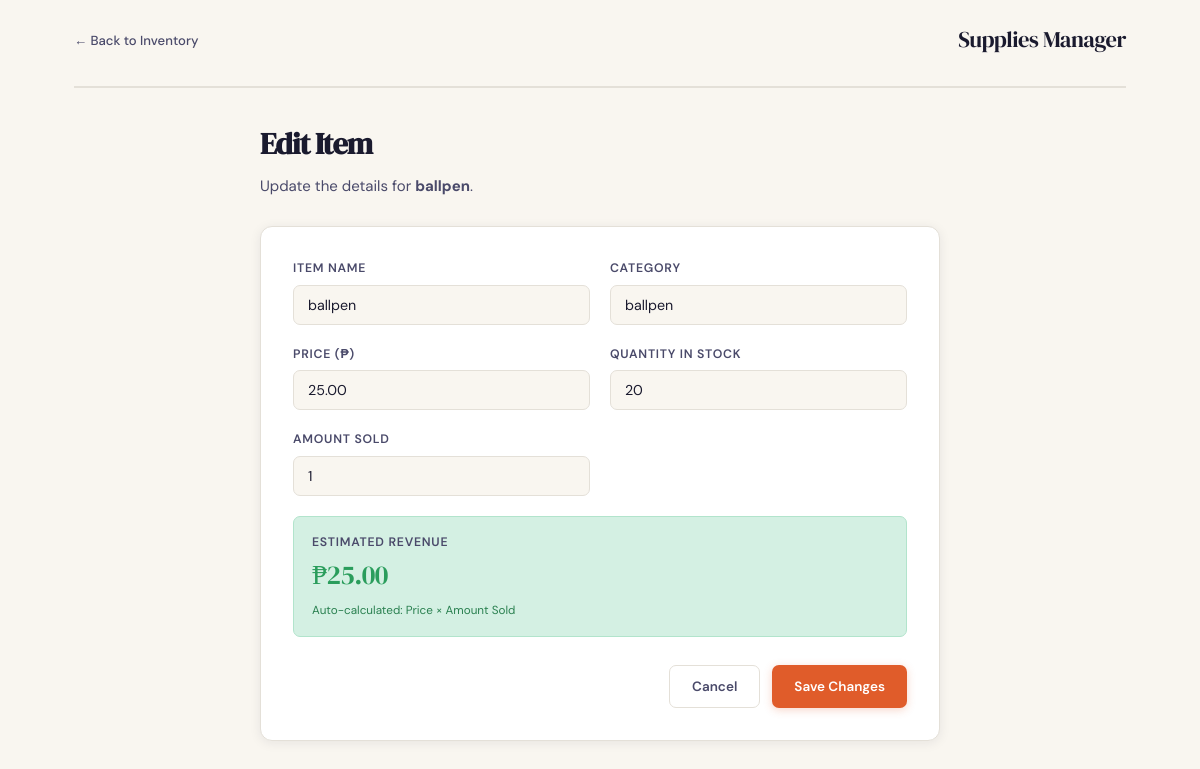
/edit.php?id=10, run on the app's committed database.
### tables this page shows
CREATE TABLE `supplies` (
  `id`          INT(11)          NOT NULL,
  `item`        VARCHAR(100)     DEFAULT NULL,
  `category`    VARCHAR(100)     DEFAULT NULL,
  `quantity`    INT(11)          DEFAULT NULL,
  `price`       DECIMAL(10, 2)   DEFAULT NULL,    
  `amount_sold` INT(11)          DEFAULT NULL,
  `revenue`     DECIMAL(10, 2)   DEFAULT NULL     
);

### edit.php (the view, shortened to what this page needs)
<?php
include 'database.php';
$id = intval($_GET['id']);
$stmt = $conn->prepare("SELECT * FROM supplies WHERE id = ?");
$stmt->bind_param("i", $id);
$stmt->execute();
$result = $stmt->get_result();
$row = $result->fetch_assoc();
?>
<!DOCTYPE html>
<html lang="en">
<head>
    <link rel="stylesheet" href="style.css">
</head>
<body>
    <div class="page-wrapper">
        <nav class="topbar">
            <a href="index.php" class="nav-back">← Back to Inventory</a>
            <span class="nav-title">Supplies Manager</span>
        </nav>
        <div class="form-container">
            <div class="form-header">
                <h1>Edit Item</h1>
                <p>Update the details for <strong><?php echo htmlspecialchars($row['item']); ?></strong>.</p>
            </div>
            <form method="POST" class="supply-form">
                <div class="form-grid">
                    <div class="form-group">
                        <label for="item">Item Name</label>
                        <input type="text" id="item" name="item" required
                               value="<?php echo htmlspecialchars($row['item']); ?>">
                    </div>
                    <div class="form-group">
                        <label for="category">Category</label>
                        <input type="text" id="category" name="category" required
                               value="<?php echo htmlspecialchars($row['category']); ?>">
                    </div>
                    <div class="form-group">
                        <label for="price">Price (₱)</label>
                        <input type="number" id="price" name="price" step="0.01" min="0.01" required
                               value="<?php echo htmlspecialchars($row['price']); ?>"
                               oninput="calcRevenue()">
                    </div>
                    <div class="form-group">
                        <label for="quantity">Quantity in Stock</label>
                        <input type="number" id="quantity" name="quantity" min="0" required
                               value="<?php echo htmlspecialchars($row['quantity']); ?>">
                    </div>
                    <div class="form-group">
                        <label for="amount_sold">Amount Sold</label>
                        <input type="number" id="amount_sold" name="amount_sold" min="0" required
                               value="<?php echo htmlspecialchars($row['amount_sold']); ?>"
                               oninput="calcRevenue()">
                    </div>
                    <div class="form-group revenue-preview">
                        <label>Estimated Revenue</label>
                        <div class="revenue-display" id="revenueDisplay">
                            ₱<?php echo number_format($row['revenue'], 2); ?>
                        </div>
                        <small>Auto-calculated: Price × Amount Sold</small>
                    </div>
                </div>
                <div class="form-actions">
                    <a href="index.php" class="btn btn-secondary">Cancel</a>
                    <button type="submit" name="update" class="btn btn-primary">Save Changes</button>
                </div>
            </form>
        </div>
    </div>
</body>
</html>

### style.css (style rules this page uses)
*, *::before, *::after { box-sizing: border-box; margin: 0; padding: 0; }
:root { --cream: #f9f6f0; --paper: #ffffff; --ink: #1a1a2e; --ink-soft: #4a4a6a; --accent: #e05c2a; --accent-lt:#fde8df; --green: #2a9d5c; --green-lt: #d4f0e3; --border: #e4e0d8; --shadow: 0 2px 12px rgba(26,26,46,0.08); --shadow-lg:0 8px 32px rgba(26,26,46,0.13); --radius: 12px; --radius-sm:7px; --font-display: 'DM Serif Display', Georgia, serif; --font-body: 'DM Sans', sans-serif; }
html, body { min-height: 100vh; background: var(--cream); font-family: var(--font-body); color: var(--ink); font-size: 15px; line-height: 1.6; }
.page-wrapper { max-width: 1100px; margin: 0 auto; padding: 0 24px 60px; }
.topbar { display: flex; align-items: center; justify-content: space-between; padding: 22px 0 28px; border-bottom: 2px solid var(--border); margin-bottom: 32px; }
.nav-title { font-family: var(--font-display); font-size: 1.5rem; color: var(--ink); letter-spacing: -0.02em; }
.nav-back { font-size: 0.875rem; color: var(--ink-soft); text-decoration: none; font-weight: 500; transition: color 0.2s; }
.btn { display: inline-flex; align-items: center; gap: 6px; padding: 10px 22px; border-radius: var(--radius-sm); font-family: var(--font-body); font-size: 0.9rem; font-weight: 600; text-decoration: none; cursor: pointer; border: none; transition: all 0.18s ease; }
.btn-primary { background: var(--accent); color: #fff; box-shadow: 0 2px 8px rgba(224,92,42,0.25); }
.btn-secondary { background: var(--paper); color: var(--ink-soft); border: 1.5px solid var(--border); }
.form-container { max-width: 680px; margin: 0 auto; }
.form-header { margin-bottom: 28px; }
.form-header h1 { font-family: var(--font-display); font-size: 2rem; letter-spacing: -0.03em; margin-bottom: 6px; }
.form-header p { color: var(--ink-soft); }
.supply-form { background: var(--paper); border: 1.5px solid var(--border); border-radius: var(--radius); padding: 32px; box-shadow: var(--shadow); }
.form-grid { display: grid; grid-template-columns: 1fr 1fr; gap: 20px; margin-bottom: 28px; }
.form-group { display: flex; flex-direction: column; gap: 6px; }
.form-group label { font-size: 0.82rem; font-weight: 600; text-transform: uppercase; letter-spacing: 0.06em; color: var(--ink-soft); }
.form-group input { padding: 10px 14px; border: 1.5px solid var(--border); border-radius: var(--radius-sm); font-family: var(--font-body); font-size: 0.95rem; color: var(--ink); background: var(--cream); outline: none; transition: border-color 0.2s, background 0.2s; }
.revenue-preview { grid-column: span 2; background: var(--green-lt); border-radius: var(--radius-sm); padding: 16px 18px; border: 1.5px solid #b2e4cc; }
.revenue-display { font-family: var(--font-display); font-size: 1.8rem; color: var(--green); letter-spacing: -0.02em; line-height: 1.2; }
.revenue-preview small { font-size: 0.78rem; color: #2a8050; display: block; margin-top: 4px; }
.form-actions { display: flex; justify-content: flex-end; gap: 12px; }

### data on the page
supplies: item "ballpen", category "ballpen", price "25.00", quantity "20", amount_sold "1", revenue "25.00"
